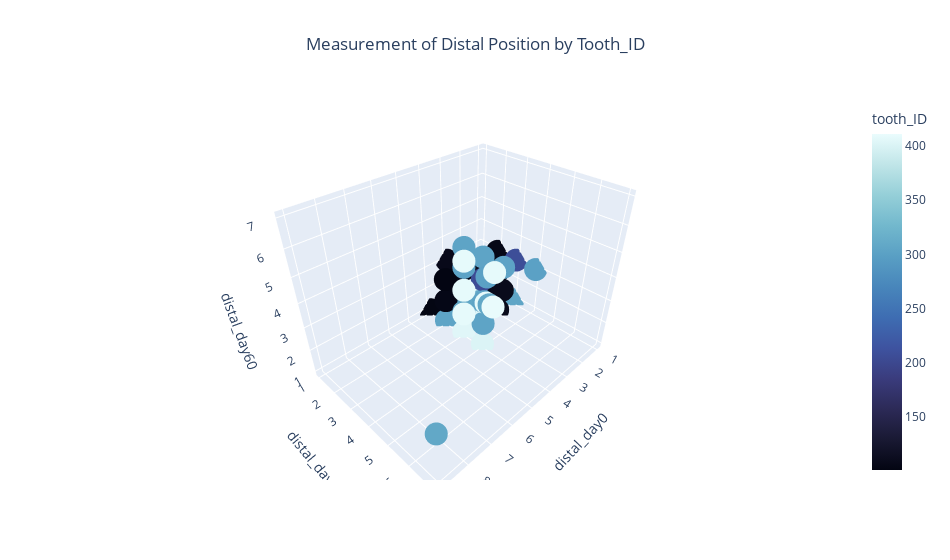

Notebook source saved alongside this figure:
### Code cell
fig = px.scatter_3d(treat_modified_df, 
                    x="distal_day0", 
                    y="distal_day30", 
                    z="distal_day60", 
                    hover_name ="name", 
                    color = treat_modified_df.tooth_ID, 
                    color_continuous_scale=px.colors.sequential.ice,
                    title = "Measurement of Distal Position by Tooth_ID",
                    width=950)
fig.update_layout(legend=dict(x=0,y=1), title_x=0.5)
fig.show()

### Figure 1 — Plotly figure (JSON) as saved in the notebook; plotly's stock layout.template omitted (floating-point values rounded to 4 significant figures; data arrays with more than 128 entries replaced by an {"elided": "..."} marker saying what was removed)
{"data": [{"hovertemplate": "<b>%{hovertext}</b><br><br>distal_day0=%{x}<br>distal_day30=%{y}<br>distal_day60=%{z}<br>tooth_ID=%{marker.color}<extra></extra>", "hovertext": {"elided": "414 str values"}, "legendgroup": "", "marker": {"color": {"elided": "414 int values"}, "coloraxis": "coloraxis", "symbol": "circle"}, "mode": "markers", "name": "", "scene": "scene", "showlegend": false, "type": "scatter3d", "x": {"elided": "414 int values"}, "y": {"elided": "414 int values"}, "z": {"elided": "414 int values"}}], "layout": {"coloraxis": {"colorbar": {"title": {"text": "tooth_ID"}}, "colorscale": [[0, "rgb(3, 5, 18)"], [0.09091, "rgb(25, 25, 51)"], [0.1818, "rgb(44, 42, 87)"], [0.2727, "rgb(58, 60, 125)"], [0.3636, "rgb(62, 83, 160)"], [0.4545, "rgb(62, 109, 178)"], [0.5455, "rgb(72, 134, 187)"], [0.6364, "rgb(89, 159, 196)"], [0.7273, "rgb(114, 184, 205)"], [0.8182, "rgb(149, 207, 216)"], [0.9091, "rgb(192, 229, 232)"], [1, "rgb(234, 252, 253)"]]}, "legend": {"tracegroupgap": 0, "x": 0, "y": 1}, "scene": {"domain": {"x": [0, 1], "y": [0, 1]}, "xaxis": {"title": {"text": "distal_day0"}}, "yaxis": {"title": {"text": "distal_day30"}}, "zaxis": {"title": {"text": "distal_day60"}}}, "title": {"text": "Measurement of Distal Position by Tooth_ID", "x": 0.5}, "width": 950}}
